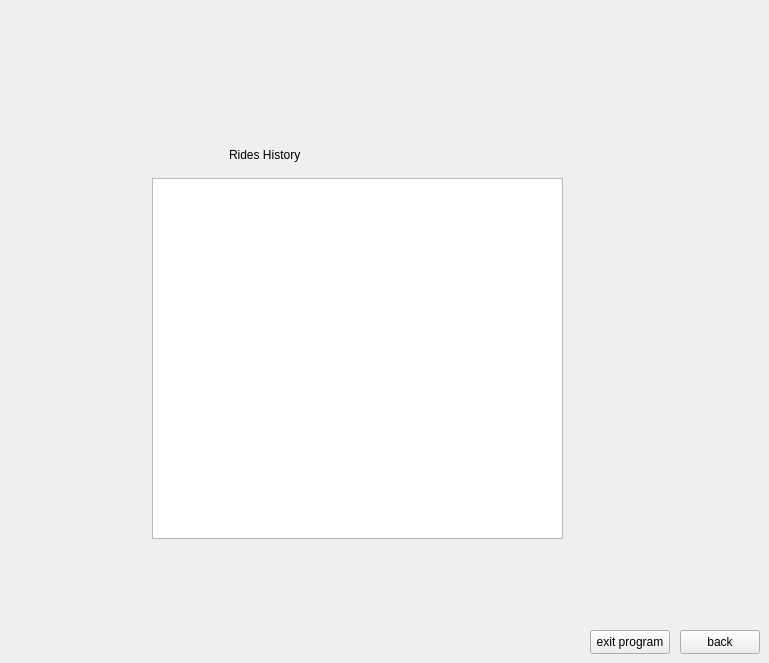
    <widget class="QWidget" name="rides_history">
     <widget class="QWidget" name="widget_21" native="true">
      <property name="geometry">
       <rect>
        <x>89</x>
        <y>79</y>
        <width>511</width>
        <height>471</height>
       </rect>
      </property>
      <widget class="QLabel" name="label_37">
       <property name="geometry">
        <rect>
         <x>140</x>
         <y>50</y>
         <width>221</width>
         <height>51</height>
        </rect>
       </property>
       <property name="styleSheet">
        <string notr="true">font: 700 26pt &quot;Times New Roman&quot;;</string>
       </property>
       <property name="text">
        <string>Rides History</string>
       </property>
      </widget>
      <widget class="QTextEdit" name="textEdit_rideHistory">
       <property name="geometry">
        <rect>
         <x>63</x>
         <y>99</y>
         <width>411</width>
         <height>361</height>
        </rect>
       </property>
       <property name="readOnly">
        <bool>true</bool>
       </property>
      </widget>
     </widget>
     <widget class="QPushButton" name="back5">
      <property name="geometry">
       <rect>
        <x>680</x>
        <y>630</y>
        <width>80</width>
        <height>24</height>
       </rect>
      </property>
      <property name="text">
       <string>back</string>
      </property>
     </widget>
     <widget class="QPushButton" name="exit5">
      <property name="geometry">
       <rect>
        <x>590</x>
        <y>630</y>
        <width>80</width>
        <height>24</height>
       </rect>
      </property>
      <property name="text">
       <string>exit program</string>
      </property>
     </widget>
    </widget>
